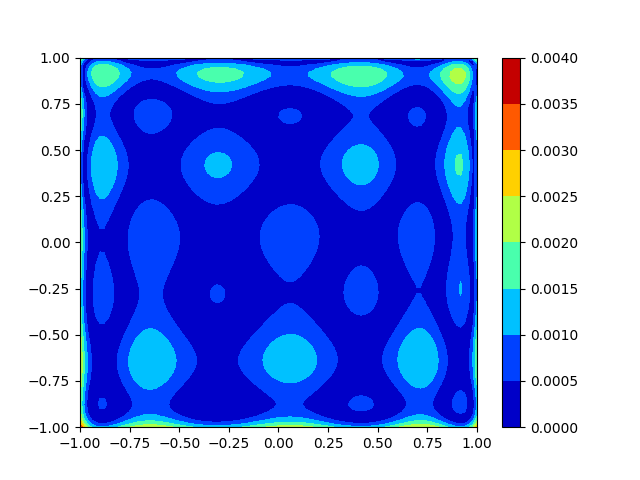

Python code for this plot:
# Libraries
import matplotlib.pyplot as plt
import numpy as np
import tensorflow as tf


with tf.device('/gpu:0'):
    # The trainig set
    n=100
    x=np.linspace(-1, 1, n, dtype="float64") # (n,)
    y=np.linspace(-1, 1, n, dtype="float64") # (n,)
    x_, y_ = np.meshgrid(x, y) # (n,)X(n,) -> (n,n),(n,n)

    _x=np.concatenate((x_), axis=None) # (n^2,)
    _y=np.concatenate((y_), axis=None) # (n^2,)
    _z=_x**2+_y**2

    _x_=_x[:, np.newaxis] # (n,1)
    _y_=_y[:, np.newaxis] # (n,1)
    _z_=_z[:, np.newaxis] # (n,1)

    # Definition of initial parameters
    learning_rate = 0.01
    training_epochs = 50000

    # Variables
    w = 20
    Wx = tf.Variable(tf.random.normal([1,w], dtype=tf.float64))
    Wy = tf.Variable(tf.random.normal([1,w], dtype=tf.float64))
    B = tf.Variable(tf.random.normal([w], dtype=tf.float64))
    V = tf.Variable(tf.random.normal([w,1], dtype=tf.float64))

# Neural net
@tf.function
def neural_net(x,y):  
    return tf.matmul(tf.sigmoid(tf.matmul(x, Wx) + tf.matmul(y, Wy) + B), V)

# Train
optimizer = tf.keras.optimizers.Adam(learning_rate)
mse = tf.keras.losses.MeanSquaredError()
for epoch in range(training_epochs):
    with tf.GradientTape() as tape:
        loss = mse(neural_net(_x_, _y_), _z_)
    gradients = tape.gradient(loss, [Wx, Wy, B, V])
    optimizer.apply_gradients(zip(gradients, [Wx, Wy, B, V]))

# Graphic display
f = x_**2+y_**2

z_ = np.concatenate(neural_net(_x_,_y_), axis=0).reshape((n,n))
plt.contourf(x_, y_, np.abs(z_-f), cmap='jet')
plt.colorbar()
plt.savefig("function_approximation_R2_to_R.png")
plt.show()

